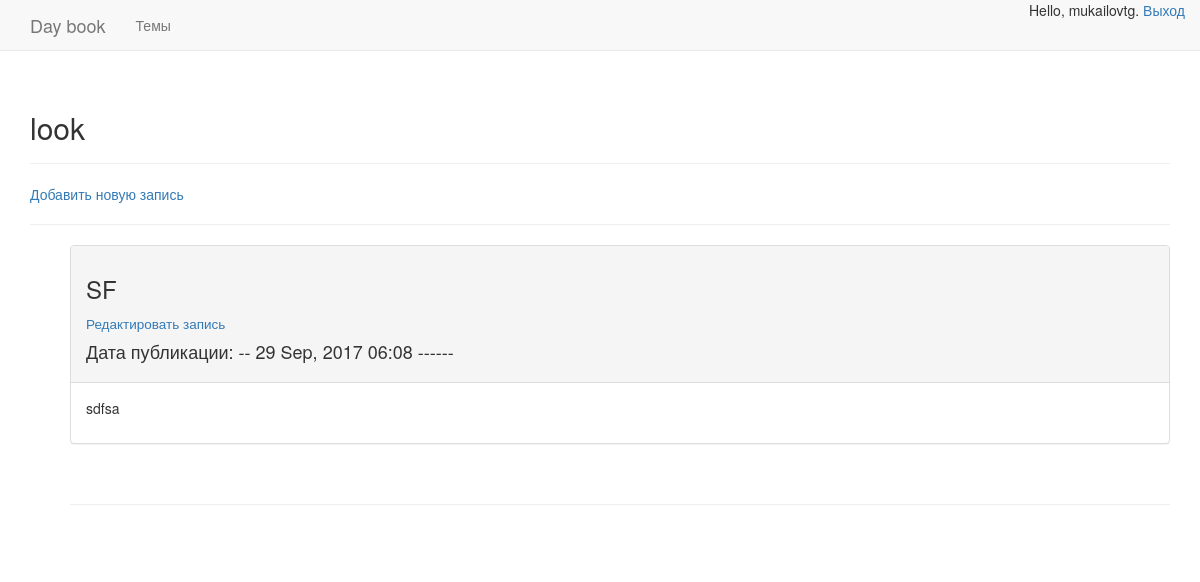
The app's page /categories/4/ (signed in) with its own data.
### journal/models.py (models this page shows, shortened)
class Category(models.Model):
    name = models.CharField(max_length=200, verbose_name='Категории')
    date_added = models.DateTimeField(auto_now_add=True)
    master = models.ForeignKey(User)
    class Meta:
        verbose_name_plural = 'Categories'
    def __str__(self):
        return self.name

class Entry(models.Model):
    category = models.ForeignKey(Category)
    name = models.CharField(max_length=250, verbose_name='Запись')
    description = models.TextField(verbose_name='Описание')
    date_added = models.DateTimeField(auto_now_add=True)
    class Meta:
        verbose_name_plural = 'Entries'

### journal/views.py (the view)
# urls.py: url(r'^categories/(?P<category_id>\d+)/$', views.category, name='category'),
@login_required
def category(request, category_id):
    category = Category.objects.filter(master=request.user).get(id=category_id)
    master_valid(request, category)
    entries = category.entry_set.order_by('date_added')
    context = {'category': category, 'entries': entries}
    return render(request, 'journal/category.html', context)

### journal/views.py (called while the page is built)
def master_valid(request, category):
    if category.master != request.user:
        raise Http404

### journal/templates/journal/category.html (shortened to what this page needs)
<!DOCTYPE html>
{% extends 'journal/base.html' %}
{% block header %}
    <h2>{{ category }}</h2>
{% endblock header %}
{% block content %}
<p>
    <a href="{% url 'journal:new_entry' category.id %}">Добавить новую запись</a>
</p>
<hr>
<ul>
    {% for entry in entries %}
        <div class="panel panel-default">
            <div class="panel-heading">
                <h3>
                    {{ entry.name|upper }}
                </h3>
                <h4>
                <small>
                        <a href="{% url 'journal:edit_entry' entry.id %}">
                            Редактировать запись
                        </a>
                </small>
                 </h4>
                <h4>
                    Дата публикации: -- {{ entry.date_added|date:'d M, Y H:i' }} ------
                </h4>
            </div>
            <div class="panel-body">
               {{ entry.description|linebreaks }}
            </div>
        </div>
        <br>
        <hr>
        <br>
    {% empty %}
        <li>
            Здесь пока нет записей для этой темы!
        </li>
    {% endfor %}
</ul>
{% endblock content %}

### journal/templates/journal/base.html (shortened to what this page needs)
<!DOCTYPE html>
{% load bootstrap3 %}
<html lang="en">
<head>
    {% bootstrap_css %}
</head>
<body>
  <nav class="navbar navbar-default navbar-static-top">
      <div class="container">
          <div class="navbar-header">
              <a class="navbar-brand" href="{% url 'journal:index' %}">Day book</a>
          </div>
          <div id="navbar" class="navbar-collapse collapse">
              <ul class="nav navbar-nav">
                  <li>
                      <a href="{% url 'journal:categories' %}">Темы</a>
                  </li>
              </ul>
              <ul class="nav navbar-nav navbar-right">
                {% if user.is_authenticated %}
                    Hello, {{ user.username }}.
                    <a href="{% url 'users:logout' %}">Выход</a>
                {% else %}
                    <a href="{% url 'users:register' %}">Регистрация</a> -
                    <a href="{% url 'users:login' %}">Войти</a>
                {% endif %}
              </ul>
          </div>
      </div>
  </nav>
  <div class="container">
      <div class="page-header">
          {% block header %}{% endblock header %}
      </div>
      <div>
        {% block content %}{% endblock content %}
      </div>
  </div>
</body>
</html>

### records on screen
Category: name "look"
Entry: name "SF", date_added "29 Sep, 2017 06:08", description "sdfsa"

### other values on screen
{{ user.username }} "mukailovtg"
